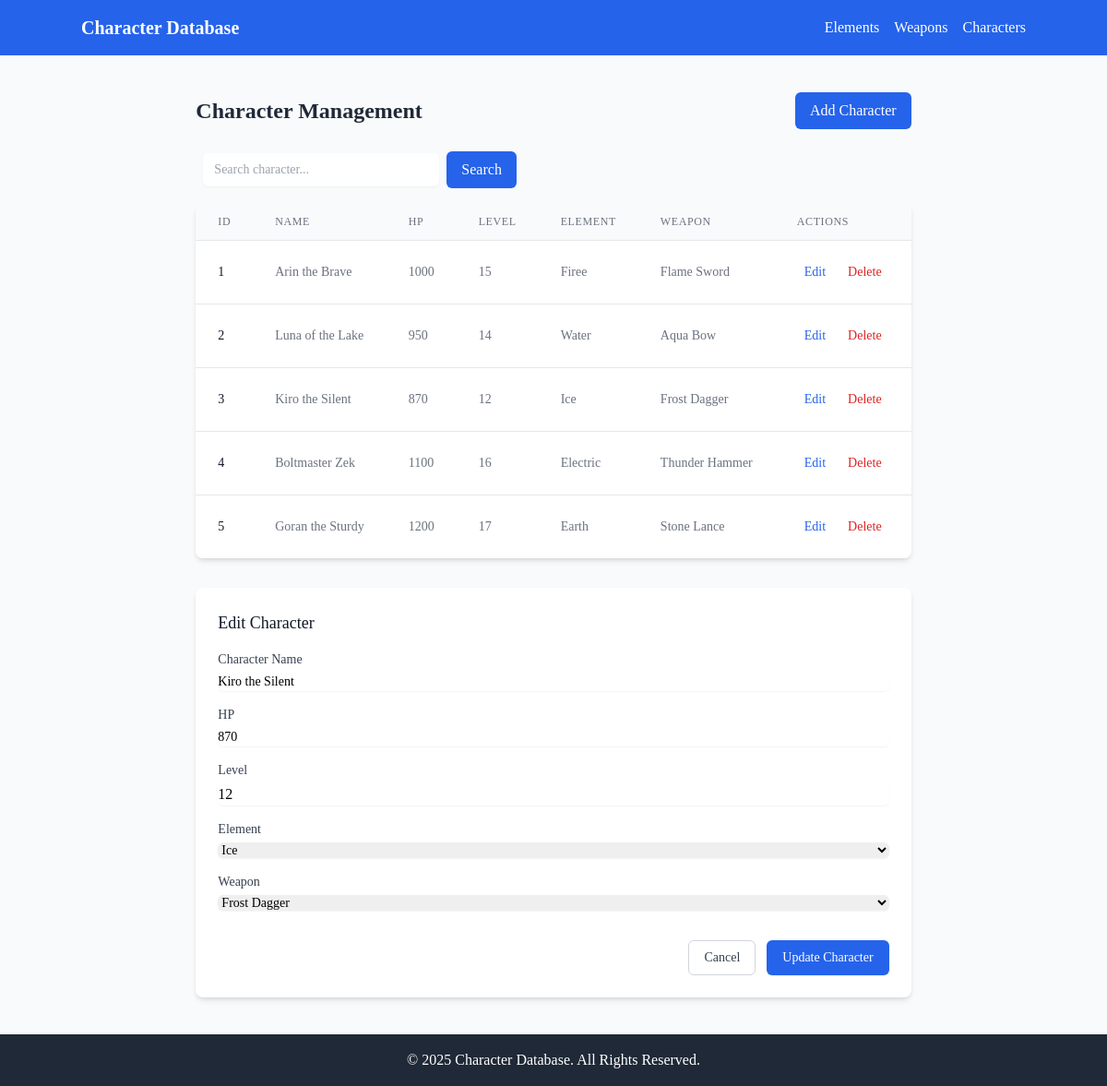
/?page=characters&edit=3, run on the app's committed database.
### tables this page shows
CREATE TABLE `characters` (
  `id` int(11) NOT NULL,
  `name` varchar(100) NOT NULL,
  `hp` int(11) DEFAULT NULL,
  `level` int(11) DEFAULT NULL,
  `element_id` int(11) DEFAULT NULL,
  `weapon_id` int(11) DEFAULT NULL
);

CREATE TABLE `elements` (
  `id` int(11) NOT NULL,
  `name` varchar(50) NOT NULL,
  `strength` varchar(100) DEFAULT NULL,
  `weakness` varchar(100) DEFAULT NULL
);

CREATE TABLE `weapons` (
  `id` int(11) NOT NULL,
  `name` varchar(100) NOT NULL,
  `type` varchar(50) DEFAULT NULL,
  `power` int(11) DEFAULT NULL
);

### config/db.php (called while the page is built, shortened)
<?php
class Database
{
    private $host = "localhost";
    private $username = "root";
    private $password = "";
    private $dbname = "character_db";
    public function __construct()
    {
        try {
            $this->conn = new PDO("mysql:host=$this->host;dbname=$this->dbname", $this->username, $this->password);
        } catch (PDOException $e) {
            echo "Connection failed: " . $e->getMessage();
        }
    }
}

### class/Character.php (called while the page is built, shortened)
<?php
require_once 'config/db.php';
class Character
{
    private $db;
    public function __construct()
    {
        $this->db = (new Database())->conn;
    }
    public function getAll($search = null)
    {
        $query = "SELECT characters.*, weapons.name AS weapon, elements.name AS element
                  FROM characters
                  LEFT JOIN weapons ON characters.weapon_id = weapons.id
                  LEFT JOIN elements ON characters.element_id = elements.id";
        $stmt = $this->db->prepare($query);
        $stmt->execute();
        return $stmt->fetchAll(PDO::FETCH_ASSOC);
    }
    public function find($id)
    {
        $stmt = $this->db->prepare("SELECT * FROM characters WHERE id = ?");
        $stmt->execute([$id]);
        return $stmt->fetch(PDO::FETCH_ASSOC);
    }
}

### class/Element.php (called while the page is built, shortened)
<?php
require_once 'config/db.php';
class Element
{
    private $db;
    public function __construct()
    {
        $this->db = (new Database())->conn;
    }
    public function getAll()
    {
        $stmt = $this->db->query("SELECT * FROM elements");
        return $stmt->fetchAll(PDO::FETCH_ASSOC);
    }
}

### class/Weapon.php (called while the page is built, shortened)
<?php
require_once 'config/db.php';
class Weapon
{
    private $db;
    public function __construct()
    {
        $this->db = (new Database())->conn;
    }
    public function getAll()
    {
        $stmt = $this->db->query("SELECT * FROM weapons");
        return $stmt->fetchAll(PDO::FETCH_ASSOC);
    }
}

### view/characters.php (the view, shortened to what this page needs)
<div class="container mx-auto p-4">
    <div class="flex justify-between items-center mb-6">
        <h3 class="text-2xl font-bold text-gray-800">Character Management</h3>
        <button
            onclick="showAddForm()"
            class="inline-flex items-center px-4 py-2 bg-blue-600 text-white rounded-md hover:bg-blue-700 focus:outline-none focus:ring-2 focus:ring-blue-500 focus:ring-offset-2 transition-colors">
            Add Character
        </button>
    </div>
    <form method="GET" class="mb-4 flex items-center space-x-2">
        <input
            type="text"
            name="search"
            placeholder="Search character..."
            value="<?= isset($_GET['search']) ? htmlspecialchars($_GET['search']) : '' ?>"
            class="rounded-md border-gray-300 shadow-sm focus:border-blue-500 focus:ring-blue-500 sm:text-sm px-3 py-2 w-64">
        <button
            type="submit"
            class="inline-flex items-center px-4 py-2 bg-blue-600 text-white rounded-md hover:bg-blue-700 focus:outline-none focus:ring-2 focus:ring-blue-500 focus:ring-offset-2">
            Search
        </button>
    </form>
    <div class="bg-white shadow-md rounded-lg overflow-hidden">
        <div class="overflow-x-auto">
            <table class="min-w-full divide-y divide-gray-200">
                <thead class="bg-gray-50">
                    <tr>
                        <th class="px-6 py-3 text-left text-xs font-medium text-gray-500 uppercase tracking-wider">ID</th>
                        <th class="px-6 py-3 text-left text-xs font-medium text-gray-500 uppercase tracking-wider">Name</th>
                        <th class="px-6 py-3 text-left text-xs font-medium text-gray-500 uppercase tracking-wider">HP</th>
                        <th class="px-6 py-3 text-left text-xs font-medium text-gray-500 uppercase tracking-wider">Level</th>
                        <th class="px-6 py-3 text-left text-xs font-medium text-gray-500 uppercase tracking-wider">Element</th>
                        <th class="px-6 py-3 text-left text-xs font-medium text-gray-500 uppercase tracking-wider">Weapon</th>
                        <th class="px-6 py-3 text-left text-xs font-medium text-gray-500 uppercase tracking-wider">Actions</th>
                    </tr>
                </thead>
                <tbody class="bg-white divide-y divide-gray-200">
                    <?php
                    $search = $_GET['search'] ?? null;
                    $characters = $character->getAll($search);
                    ?>
                    <?php foreach ($characters as $c): ?>
                        <tr class="hover:bg-gray-50 transition-colors">
                            <td class="px-6 py-4 whitespace-nowrap text-sm font-medium text-gray-900"><?= htmlspecialchars($c['id']) ?></td>
                            <td class="px-6 py-4 whitespace-nowrap text-sm text-gray-500"><?= htmlspecialchars($c['name']) ?></td>
                            <td class="px-6 py-4 whitespace-nowrap text-sm text-gray-500"><?= htmlspecialchars($c['hp']) ?></td>
                            <td class="px-6 py-4 whitespace-nowrap text-sm text-gray-500"><?= htmlspecialchars($c['level']) ?></td>
                            <td class="px-6 py-4 whitespace-nowrap text-sm text-gray-500"><?= htmlspecialchars($c['element']) ?></td>
                            <td class="px-6 py-4 whitespace-nowrap text-sm text-gray-500"><?= htmlspecialchars($c['weapon']) ?></td>
                            <td class="px-6 py-4 whitespace-nowrap text-sm text-gray-500">
                                <div class="flex space-x-2">
                                    <button
                                        onclick="window.location='?page=characters&edit=<?= $c['id'] ?>'"
                                        class="p-2 text-blue-600 hover:text-blue-800 hover:bg-blue-50 rounded-md transition-colors"
                                        title="Edit">
                                        Edit
                                    </button>
                                    <button
                                        onclick="confirmDelete(<?= $c['id'] ?>)"
                                        class="p-2 text-red-600 hover:text-red-800 hover:bg-red-50 rounded-md transition-colors"
                                        title="Delete">
                                        Delete
                                    </button>
                                </div>
                            </td>
                        </tr>
                    <?php endforeach; ?>
                </tbody>
            </table>
        </div>
    </div>
                    <?php foreach ($element->getAll() as $e): ?>
                        <option value="<?= htmlspecialchars($e['id']) ?>"><?= htmlspecialchars($e['name']) ?></option>
                    <?php endforeach; ?>
                    <?php foreach ($weapon->getAll() as $w): ?>
                        <option value="<?= htmlspecialchars($w['id']) ?>"><?= htmlspecialchars($w['name']) ?></option>
                    <?php endforeach; ?>
    <?php if (isset($_GET['edit'])): ?>
        <?php $editData = $character->find($_GET['edit']); ?>
        <div id="editForm" class="mt-8 bg-white shadow-md rounded-lg p-6">
            <h3 class="text-lg font-medium text-gray-900 mb-4">Edit Character </h3>
            <form method="POST" class="space-y-4">
                <div>
                    <label for="edit_name" class="block text-sm font-medium text-gray-700">Character Name</label>
                    <input
                        type="text"
                        id="edit_name"
                        name="name"
                        value="<?= htmlspecialchars($editData['name']) ?>"
                        required
                        class="mt-1 block w-full rounded-md border-gray-300 shadow-sm focus:border-blue-500 focus:ring-blue-500 sm:text-sm">
                </div>
                <div>
                    <label for="edit_hp" class="block text-sm font-medium text-gray-700">HP</label>
                    <input
                        type="text"
                        id="edit_hp"
                        name="hp"
                        value="<?= htmlspecialchars($editData['hp']) ?>"
                        class="mt-1 block w-full rounded-md border-gray-300 shadow-sm focus:border-blue-500 focus:ring-blue-500 sm:text-sm">
                </div>
                <div>
                    <label for="edit_level" class="block text-sm font-medium text-gray-700">Level</label>
                    <input
                        type="number"
                        id="edit_level"
                        name="level"
                        value="<?= htmlspecialchars($editData['level']) ?>"
                        class="mt-1 block w-full rounded-md border-gray-300 shadow-sm focus:border-blue-500 focus:ring-blue-500 sm/text-sm">
                </div>
                <div>
                    <label for="edit_element" class="block text-sm font-medium text-gray-700">Element</label>
                    <select
                        id="edit_element"
                        name="element_id"
                        class="mt-1 block w-full rounded-md border-gray-300 shadow-sm focus:border-blue-500 focus:ring-blue-500 sm:text-sm">
                        <?php foreach ($element->getAll() as $e): ?>
                            <option value="<?= htmlspecialchars($e['id']) ?>" <?= $editData['element_id'] === $e['id'] ? 'selected' : '' ?>>
                                <?= htmlspecialchars($e['name']) ?>
                            </option>
                        <?php endforeach; ?>
                    </select>
                </div>
                <div>
                    <label for="edit_weapon" class="block text-sm font-medium text-gray-700">Weapon</label>
                    <select
                        id="edit_weapon"
                        name="weapon_id"
                        class="mt-1 block w-full rounded-md border-gray-300 shadow-sm focus:border-blue-500 focus:ring-blue-500 sm:text-sm">
                        <?php foreach ($weapon->getAll() as $w): ?>
                            <option value="<?= htmlspecialchars($w['id']) ?>" <?= $editData['weapon_id'] === $w['id'] ? 'selected' : '' ?>>
                                <?= htmlspecialchars($w['name']) ?>
                            </option>
                        <?php endforeach; ?>
                    </select>
                </div>
                <div class="flex justify-end space-x-3 pt-4">
                    <button
                        type="button"
                        onclick="window.location='?page=characters'"
                        class="inline-flex items-center px-4 py-2 border border-gray-300 text-sm font-medium rounded-md text-gray-700 bg-white hover:bg-gray-50 focus:outline-none focus:ring-2 focus:ring-offset-2 focus:ring-blue-500">
                        Cancel
                    </button>
                    <button
                        type="submit"
                        name="update_character"
                        class="inline-flex items-center px-4 py-2 border border-transparent text-sm font-medium rounded-md shadow-sm text-white bg-blue-600 hover:bg-blue-700 focus:outline-none focus:ring-2 focus:ring-offset-2 focus:ring-blue-500">
                        Update Character
                    </button>
                </div>
            </form>
        </div>
    <?php endif; ?>
</div>

### data on the page
characters: id "1", name "Arin the Brave", hp "1000", level "15", element.name "Firee", weapon.name "Flame Sword"
characters: id "2", name "Luna of the Lake", hp "950", level "14", element.name "Water", weapon.name "Aqua Bow"
characters: id "3", name "Kiro the Silent", hp "870", level "12", element.name "Ice", weapon.name "Frost Dagger", element_id "Ice", weapon_id "Frost Dagger"
characters: id "4", name "Boltmaster Zek", hp "1100", level "16", element.name "Electric", weapon.name "Thunder Hammer"
characters: id "5", name "Goran the Sturdy", hp "1200", level "17", element.name "Earth", weapon.name "Stone Lance"
